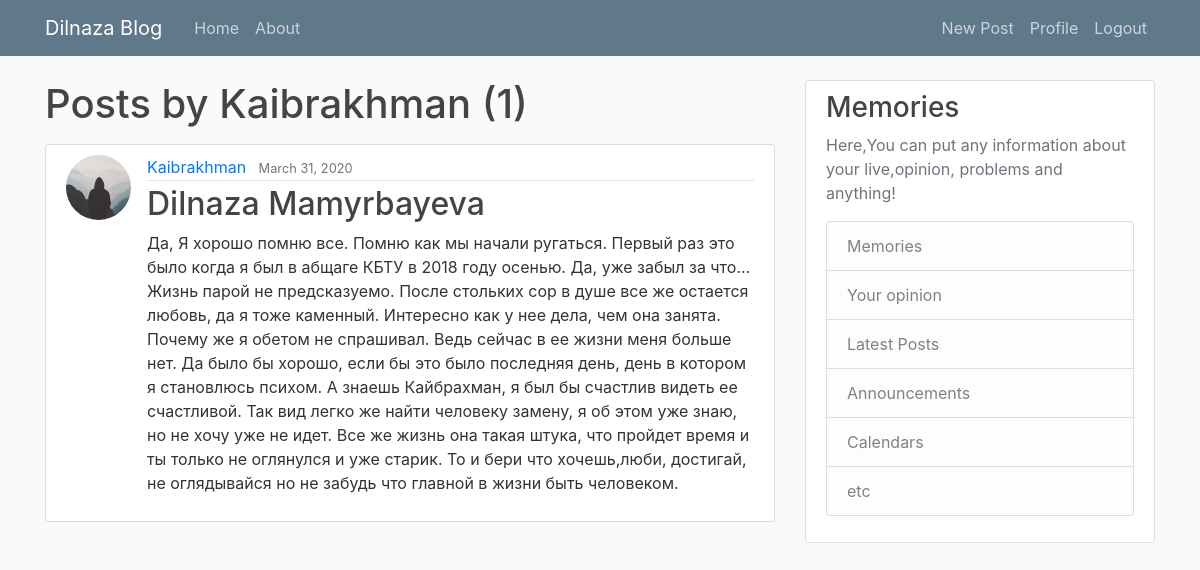
The page /user/Kaibrakhman (signed in) on the database its author committed.
### blog/models.py (models this page shows, shortened)
class Post(models.Model):
    title = models.CharField(max_length=100)
    content = models.TextField()
    date_posted = models.DateTimeField(default=timezone.now)
    author = models.ForeignKey(User, on_delete=models.CASCADE)
    image = models.ImageField(blank= True,default='default.jpg' ,upload_to='post_pics')

### users/models.py (models this page shows, shortened)
class Profile(models.Model):
    user = models.OneToOneField(User, on_delete=models.CASCADE)
    image = models.ImageField(default='default.jpg', upload_to='profile_pics')

### blog/views.py (the view)
# urls.py: path('user/<str:username>', UserPostListView.as_view(), name='user-posts'),
class UserPostListView(ListView):
    model = Post
    template_name = 'blog/user_posts.html'  # <app>/<model>_<viewtype>.html
    context_object_name = 'posts'
    paginate_by = 5
    def get_queryset(self):
        user = get_object_or_404(User, username=self.kwargs.get('username'))
        return Post.objects.filter(author=user).order_by('-date_posted')

### blog/templates/blog/user_posts.html (shortened to what this page needs)
{% extends "blog/base.html" %}
{% block content %}
    <h1 class="mb-3">Posts by {{ view.kwargs.username }} ({{ page_obj.paginator.count }})</h1>
    {% for post in posts %}
        <article class="media content-section">
          <img class="rounded-circle article-img" src="{{ post.author.profile.image.url }}">
          <div class="media-body">
            <div class="article-metadata">
              <a class="mr-2" href="{% url 'user-posts' post.author.username %}">{{ post.author }}</a>
              <small class="text-muted">{{ post.date_posted|date:"F d, Y" }}</small>
            </div>
            <h2><a class="article-title" href="{% url 'post-detail' post.id %}">{{ post.title }}</a></h2>
            <p class="article-content">{{ post.content }}</p>
          </div>
        </article>
    {% endfor %}
{% endblock content %}

### blog/static/blog/main.css (style rules this page uses)
body { background: #fafafa; color: #333333; margin-top: 5rem; }
h1, h2, h3, h4, h5, h6 { color: #444444; }
.content-section { background: #ffffff; padding: 10px 20px; border: 1px solid #dddddd; border-radius: 3px; margin-bottom: 20px; }
.article-title { color: #444444; }
.article-content { white-space: pre-line; }
.article-img { height: 65px; width: 65px; margin-right: 16px; }
.article-metadata { padding-bottom: 1px; margin-bottom: 4px; border-bottom: 1px solid #e3e3e3 }

### rows shown on the page
Post: author.profile.image (placeholder picture), author "Kaibrakhman", date_posted "March 31, 2020", title "Dilnaza Mamyrbayeva", content "Да, Я хорошо помню все. Помню как мы начали ругаться. Первый раз это было когда я был в абщаге КБТУ в 2018 году осенью. Да, уже забыл за что... Жизнь парой не предсказуемо. После стольких сор в душе все же остается любовь, да я тоже каменный. Интересно как у нее дела, чем она занята. Почему же я обетом не спрашивал. Ведь сейчас в ее жизни меня больше нет. Да было бы хорошо, если бы это было последняя день, день в котором я становлюсь психом. А знаешь Кайбрахман, я был бы счастлив видеть ее счастливой. Так вид легко же найти человеку замену, я об этом уже знаю, но не хочу уже не идет. Все же жизнь она такая штука, что пройдет время и ты только не оглянулся и уже старик. То и бери что…"

### other values the page prints
{{ view.kwargs.username }} "Kaibrakhman"
{{ page_obj.paginator.count }} "1"
